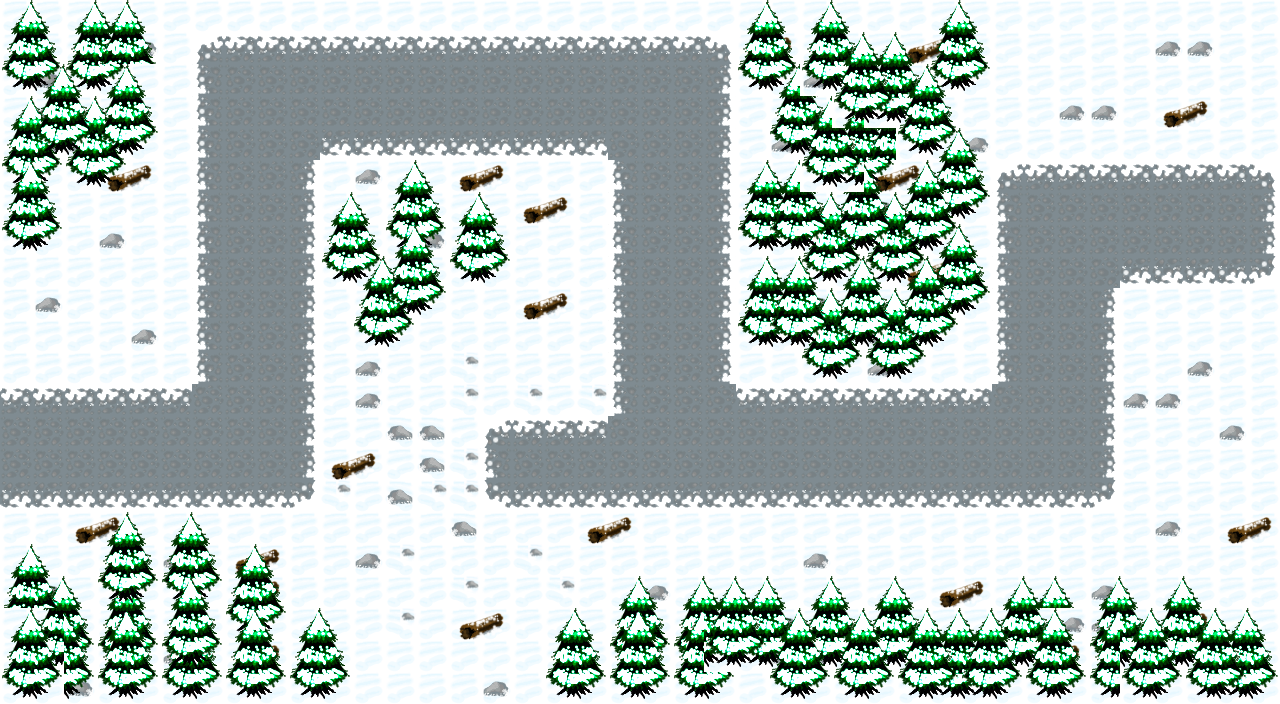

A level layout from a 2D game, rendered from its tile map. Below: a short description, then the map file with its tile-grid data intact:
An orthogonal 40x22 tile map with 32x32 px tiles, 3 tile layers (Tile Layer 1, trees, trees 2) and 12 objects (4x ice_blob, village, ice_base).

<map version="1.0" orientation="orthogonal" renderorder="right-down" width="40" height="22" tilewidth="32" tileheight="32" nextobjectid="19">
 <tileset firstgid="1" name="snow and trees" tilewidth="32" tileheight="32" tilecount="45" columns="9">
  <image source="Snow Tileset (32x32).png" width="288" height="160" />
 </tileset>
 <layer name="Tile Layer 1" width="40" height="22">
  <data encoding="csv">
1,1,1,1,1,1,1,1,1,1,1,1,1,1,1,1,1,1,1,1,1,1,1,1,1,1,1,1,1,1,1,1,1,1,1,1,1,1,1,1,
1,1,1,1,29,1,2,3,3,3,3,3,3,3,3,3,3,3,3,3,3,3,4,31,32,1,1,1,31,32,1,1,1,1,1,1,29,29,1,1,
1,29,1,1,1,1,11,12,12,12,12,12,12,12,12,12,12,12,12,12,12,12,13,1,1,29,1,1,1,1,1,1,1,1,1,1,1,1,1,1,
1,29,1,1,1,1,11,12,12,12,12,12,12,12,12,12,12,12,12,12,12,12,13,1,1,1,1,1,1,1,1,1,1,29,29,1,31,32,1,1,
1,29,29,1,1,1,11,12,12,12,21,21,21,21,21,21,21,21,21,12,12,12,13,1,29,29,1,1,1,1,29,1,1,1,1,1,1,1,1,1,
1,1,1,31,32,1,11,12,12,13,1,29,1,1,31,32,1,1,1,11,12,12,13,1,1,1,1,31,32,1,1,2,3,3,3,3,3,3,3,4,
1,1,1,1,1,1,11,12,12,13,1,1,1,1,1,1,31,32,1,11,12,12,13,1,1,1,1,29,1,1,1,11,12,12,12,12,12,12,12,13,
1,1,1,29,1,1,11,12,12,13,1,1,1,29,1,1,1,1,1,11,12,12,13,1,1,1,1,1,1,1,1,11,12,12,12,12,12,12,12,13,
1,1,1,1,1,1,11,12,12,13,1,1,1,1,1,1,1,1,1,11,12,12,13,1,1,1,1,1,31,32,1,11,12,12,12,21,21,21,21,22,
1,29,1,1,1,1,11,12,12,13,1,1,1,1,1,1,31,32,1,11,12,12,13,1,1,29,1,1,1,1,1,11,12,12,13,1,1,1,1,1,
1,1,1,1,29,1,11,12,12,13,1,1,1,1,1,1,1,1,1,11,12,12,13,1,1,1,1,29,1,1,1,11,12,12,13,1,1,1,1,1,
1,1,1,1,1,1,11,12,12,13,1,29,1,1,1,1,1,1,1,11,12,12,13,1,1,1,1,29,1,1,1,11,12,12,13,1,1,29,1,1,
3,3,3,3,3,3,12,12,12,13,1,29,1,1,1,1,1,1,1,11,12,12,12,3,3,3,3,3,3,3,3,12,12,12,13,29,29,1,1,1,
12,12,12,12,12,12,12,12,12,13,1,1,1,1,1,1,1,1,1,11,12,12,12,12,12,12,12,12,12,12,12,12,12,12,13,1,1,1,29,1,
12,12,12,12,12,12,12,12,12,13,31,32,1,1,1,1,1,1,1,11,12,12,12,12,12,12,12,12,12,12,12,12,12,12,13,1,1,1,1,1,
21,21,21,21,21,21,21,21,21,22,1,1,1,1,1,1,1,1,1,20,21,21,21,21,21,21,21,21,21,21,21,21,21,21,22,1,1,1,1,1,
1,1,31,32,1,1,1,1,1,1,1,1,1,1,1,1,1,1,31,32,1,1,1,1,1,1,1,1,1,1,1,1,1,1,1,1,29,1,31,32,
1,1,1,1,1,29,1,31,32,1,1,29,1,1,1,1,1,1,1,1,1,1,1,1,1,29,1,1,1,1,1,1,1,1,1,1,1,1,1,1,
1,29,1,1,1,1,1,31,32,1,1,1,1,1,1,1,1,1,1,1,29,1,1,1,1,1,1,1,1,31,32,1,1,1,29,1,1,1,1,1,
1,1,1,1,1,1,1,1,1,1,1,1,1,1,31,32,1,1,1,1,1,1,1,1,29,1,1,1,1,1,1,1,1,29,29,1,31,32,1,1,
1,1,1,1,1,29,1,31,32,1,1,1,1,1,1,1,1,1,1,1,1,1,1,1,29,29,1,1,1,1,1,1,31,32,1,1,1,1,1,1,
1,1,29,1,1,1,1,1,1,1,1,1,1,1,1,29,1,1,1,1,1,1,1,1,1,1,1,1,1,1,1,1,1,1,1,1,1,1,1,1
</data>
 </layer>
 <layer name="trees" width="40" height="22">
  <data encoding="csv">
5,6,5,6,0,0,0,0,0,0,0,0,0,0,0,0,0,0,0,0,0,0,0,0,0,5,6,0,0,5,6,0,0,0,0,0,0,0,0,0,
14,15,14,15,0,0,0,0,0,0,0,0,0,0,0,0,0,0,0,0,0,0,0,0,0,14,15,5,6,14,15,0,0,0,0,0,0,0,0,0,
23,24,23,24,0,0,0,0,0,0,0,0,0,0,0,0,0,0,0,0,0,0,0,0,5,23,24,14,15,23,24,0,0,0,0,0,0,0,0,0,
5,6,5,6,0,0,0,0,0,0,0,0,0,0,0,0,0,0,0,0,0,0,0,0,14,15,5,23,24,0,0,0,0,0,0,0,0,0,0,0,
14,15,14,15,0,0,0,0,0,0,0,0,0,0,0,0,0,0,0,0,0,0,0,0,23,24,14,15,0,5,6,0,0,0,0,0,0,0,0,0,
23,24,23,24,0,0,0,0,0,0,0,0,5,6,0,0,0,0,0,0,0,0,0,5,6,0,23,24,0,14,15,0,0,0,0,0,0,0,0,0,
0,0,0,0,0,0,0,0,0,0,0,0,14,15,5,6,0,0,0,0,0,0,0,14,15,5,6,5,6,23,24,0,0,0,0,0,0,0,0,0,
0,0,0,0,0,0,0,0,0,0,0,0,23,24,14,15,0,0,0,0,0,0,0,23,24,14,15,14,15,5,6,0,0,0,0,0,0,0,0,0,
0,0,0,0,0,0,0,0,0,0,0,5,6,0,23,24,0,0,0,0,0,0,0,5,6,23,24,23,24,14,15,0,0,0,0,0,0,0,0,0,
0,0,0,0,0,0,0,0,0,0,0,14,15,0,0,0,0,0,0,0,0,0,0,14,15,5,6,5,6,23,24,0,0,0,0,0,0,0,0,0,
0,0,0,0,0,0,0,0,0,0,0,23,24,0,0,0,0,0,0,0,0,0,0,23,24,14,15,14,15,0,0,0,0,0,0,0,0,0,0,0,
0,0,0,0,0,0,0,0,0,0,0,0,0,0,0,0,0,0,0,0,0,0,0,0,0,23,24,23,24,0,0,0,0,0,0,0,0,0,0,0,
0,0,0,0,0,0,0,0,0,0,0,0,0,0,0,0,0,0,0,0,0,0,0,0,0,0,0,0,0,0,0,0,0,0,0,0,0,0,0,0,
0,0,0,0,0,0,0,0,0,0,0,0,0,0,0,0,0,0,0,0,0,0,0,0,0,0,0,0,0,0,0,0,0,0,0,0,0,0,0,0,
0,0,0,0,0,0,0,0,0,0,0,0,0,0,0,0,0,0,0,0,0,0,0,0,0,0,0,0,0,0,0,0,0,0,0,0,0,0,0,0,
0,0,0,0,0,0,0,0,0,0,0,0,0,0,0,0,0,0,0,0,0,0,0,0,0,0,0,0,0,0,0,0,0,0,0,0,0,0,0,0,
0,0,0,0,0,5,6,0,0,0,0,0,0,0,0,0,0,0,0,0,0,0,0,0,0,0,0,0,0,0,0,0,0,0,0,0,0,0,0,0,
0,0,0,0,0,14,15,5,6,0,0,0,0,0,0,0,0,0,0,0,0,0,0,0,0,0,0,0,0,0,0,0,0,0,0,0,0,0,0,0,
0,5,6,5,6,23,24,14,15,0,0,0,0,0,0,0,0,0,0,5,6,5,6,5,6,5,6,5,6,0,0,5,6,0,5,6,5,6,0,0,
0,14,15,14,15,5,6,23,24,5,6,0,0,0,0,0,0,5,6,14,15,14,15,14,15,14,15,14,15,5,6,14,15,0,14,15,14,15,5,6,
0,23,24,23,24,14,15,0,0,14,15,0,0,0,0,0,0,14,15,23,24,23,24,23,24,23,24,23,24,14,15,23,24,0,23,24,23,24,14,15,
0,0,0,0,0,23,24,0,0,23,24,0,0,0,0,0,0,23,24,0,0,0,0,0,0,0,0,0,0,23,24,0,0,0,0,0,0,0,23,24
</data>
 </layer>
 <layer name="trees 2" width="40" height="22">
  <data encoding="csv">
0,0,0,5,6,0,0,0,0,0,0,0,0,0,0,0,0,0,0,0,0,0,0,5,6,0,0,0,0,0,0,0,0,0,0,0,0,0,0,0,
0,0,0,14,15,0,0,0,0,0,0,0,0,0,0,0,0,0,0,0,0,0,0,14,15,0,5,6,0,0,0,0,0,0,0,0,0,0,0,0,
0,5,6,5,6,0,0,0,0,0,0,0,0,0,0,0,0,0,0,0,0,0,0,23,24,0,14,15,5,6,0,0,0,0,0,0,0,0,0,0,
0,14,15,14,15,0,0,0,0,0,0,0,0,0,0,0,0,0,0,0,0,0,0,0,0,5,23,24,14,15,0,0,0,0,0,0,0,0,0,0,
0,23,24,23,24,0,0,0,0,0,0,0,0,0,0,0,0,0,0,0,0,0,0,0,0,14,15,14,23,24,0,0,0,0,0,0,0,0,0,0,
5,6,0,0,0,0,0,0,0,0,0,0,0,0,0,0,0,0,0,0,0,0,0,0,5,23,24,6,5,6,0,0,0,0,0,0,0,0,0,0,
14,15,0,0,0,0,0,0,0,0,5,6,0,0,0,0,0,0,0,0,0,0,0,0,14,15,14,15,14,15,0,0,0,0,0,0,0,0,0,0,
23,24,0,0,0,0,0,0,0,0,14,15,5,6,0,0,0,0,0,0,0,0,0,0,23,24,23,24,23,24,0,0,0,0,0,0,0,0,0,0,
0,0,0,0,0,0,0,0,0,0,23,24,14,15,0,0,0,0,0,0,0,0,0,0,5,6,5,6,5,6,0,0,0,0,0,0,0,0,0,0,
0,0,0,0,0,0,0,0,0,0,0,0,23,24,0,0,0,0,0,0,0,0,0,0,14,15,14,15,14,15,0,0,0,0,0,0,0,0,0,0,
0,0,0,0,0,0,0,0,0,0,0,0,0,0,0,0,0,0,0,0,0,0,0,0,23,24,23,24,23,24,0,0,0,0,0,0,0,0,0,0,
0,0,0,0,0,0,0,0,0,0,0,0,0,0,38,0,0,0,0,0,0,0,0,0,0,0,0,0,0,0,0,0,0,0,0,0,0,0,0,0,
0,0,0,0,0,0,0,0,0,0,0,0,0,0,38,0,38,0,38,0,0,0,0,0,0,0,0,0,0,0,0,0,0,0,0,0,0,0,0,0,
0,0,0,0,0,0,0,0,0,0,0,0,39,39,0,2,3,3,3,12,12,0,0,0,0,0,0,0,0,0,0,0,0,0,0,0,0,0,0,0,
0,0,0,0,0,0,0,0,0,0,0,0,0,39,38,11,12,12,12,12,0,0,0,0,0,0,0,0,0,0,0,0,0,0,0,0,0,0,0,0,
0,0,0,0,0,0,0,0,0,0,38,0,39,38,38,20,21,21,21,21,0,0,0,0,0,0,0,0,0,0,0,0,0,0,0,0,0,0,0,0,
0,0,0,5,6,0,0,0,0,0,0,0,0,0,39,0,0,0,0,0,0,0,0,0,0,0,0,0,0,0,0,0,0,0,0,0,0,0,0,0,
5,6,0,14,15,0,0,0,0,0,0,0,38,0,0,0,38,0,0,0,0,0,0,0,0,0,0,0,0,0,0,0,0,0,0,0,0,0,0,0,
14,15,0,23,24,5,6,0,0,0,0,0,0,0,38,0,0,38,0,0,0,0,5,6,0,0,0,0,0,0,0,0,5,6,0,0,0,0,0,0,
5,6,6,5,6,14,15,5,6,0,0,0,38,0,0,0,0,0,0,5,6,5,14,15,5,6,5,6,5,6,5,6,5,6,5,5,6,5,6,0,
14,15,15,14,15,23,24,14,15,0,0,0,0,0,0,0,0,0,0,14,15,14,23,24,14,15,14,15,14,15,14,15,14,15,14,14,15,14,15,0,
23,24,24,23,24,0,0,23,24,0,0,0,0,0,0,0,0,0,0,23,24,23,24,0,23,24,23,24,23,24,23,24,23,24,23,23,24,23,24,0
</data>
 </layer>
 <objectgroup name="collision">
  <object id="1" x="768" y="24" width="189.333" height="298.667" />
  <object id="2" x="350.667" y="196" width="101.333" height="94.6667" />
  <object id="3" x="17.3333" y="21.3333" width="100" height="137.333" />
  <object id="4" x="28" y="608" width="249.333" height="69.3333" />
  <object id="5" x="637.333" y="614.667" width="577.333" height="62.6667" />
  <object id="6" x="133.333" y="557.333" width="68" height="42.6667" />
  <object id="8" name="village" x="1262.67" y="173.333" width="10.6667" height="93.3333" />
  <object id="9" name="ice_base" x="2.66667" y="401.333" width="10.6667" height="97.3333" />
  <object id="14" name="ice_blob" x="545" y="227" width="47" height="43" />
  <object id="15" name="ice_blob" x="225" y="67" width="57" height="49" />
  <object id="16" name="ice_blob" x="309" y="490" width="48" height="44" />
  <object id="17" name="ice_blob" x="1014" y="523" width="49" height="47" />
 </objectgroup>
</map>
